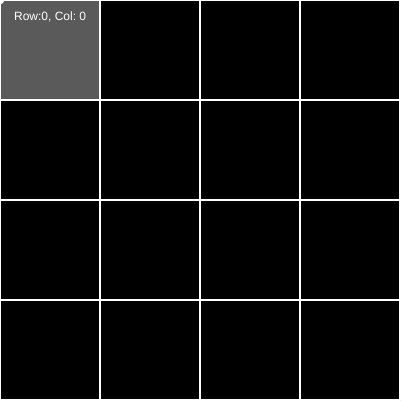
Frame 1 (no input)
Frame 60 (no input): identical to frame 1, image omitted
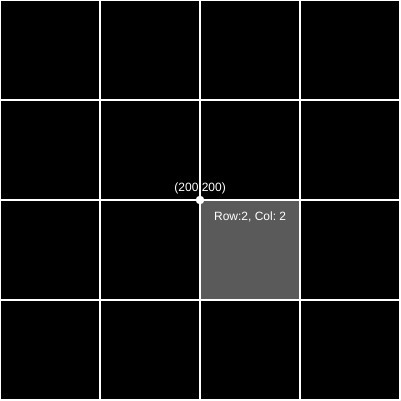
Frame 120 (the mouse pressed at the canvas centre since frame 60)

The p5.js sketch that drew these frames (run headless with seeded random() and noise() and a simulated clock; from frame 60 on, the mouse is pressed at the canvas centre):

// p5.js sketch
// ── sketch.js
var mX, mY;

function setup() {
  createCanvas(401, 401);
  textAlign(CENTER);
  strokeWeight(2)
  textSize(12);
  mX = mY = 0;
}

function draw() {
  
  //translate(30, 30);
  background(0);


  var x = 100 * floor((mX) / 100);
  var y = 100 * floor((mY) / 100);
  fill(255,90);
  rect(x, y, 100, 100);
  grid();
  
  fill(255);
  noStroke();

  ellipse(mX,mY,8);
  text("(" + mX + "," + mY + ")", mX, mY - 9);

  
 // ellipse(x,y,8);
  text("Row:" + (y/100) + ", Col: " + x/100, x+50, y + 20);
}

function grid() {
  for (let x = 0; x <= 400; x += 100) {
    stroke(255);
    
    line(x, 0, x, 400);
    line(0, x, 400, x);
  }
}

function mouseText() {
  text("(" + mX + "," + mY + ")", mX, mY - 5);
}

function mouseMoved() {
  if (mouseX >= 0 && mouseX < 400 && mouseY >= 0 && mouseY < 400) {
    mX = mouseX - 0;
    mY = mouseY - 0;
  }
}

function mouseDragged(){
  mouseMoved();
}
